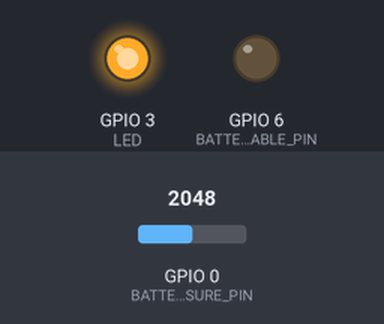
Bench run of a sketch on a simulated ESP32-C3. Shown: output pins drawn as LEDs (lit = HIGH). The inputs (shaded band) are chosen by the test bench; at power-on: GPIO 0 (BATTERY_MEASURE_PIN) = 2048. What the sketch prints to the serial monitor is not drawn.

Above: at 1.0 s.
At 3.0 s:
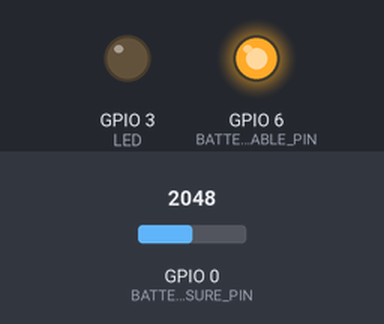
Timing chart, 0 to 5.2 s (numbered marks = the images above):
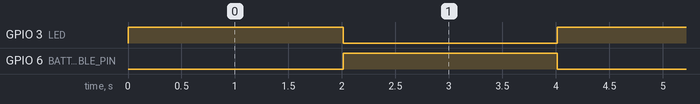

The sketch:

measure-battery-level.ino
```cpp
#define LED 3
#define BATTERY_ENABLE_PIN 6
#define BATTERY_MEASURE_PIN 0

const int adcMax = 4095;  // 12-bit ADC resolution

// https://forum.arduino.cc/t/esp32-c3-adc-issue-reading-4095-at-2-8v/1127687/7
const float Vref = 2.86;  // Reference voltage for ADC (2.8V for ESP32-C3)

void setup() {
  Serial.begin(115200);
  Serial.println();

  pinMode(LED, OUTPUT);
  pinMode(BATTERY_ENABLE_PIN, OUTPUT);
  digitalWrite(BATTERY_ENABLE_PIN, HIGH);
}

void loop() {
  digitalWrite(LED, HIGH);

  digitalWrite(BATTERY_ENABLE_PIN, LOW);
  delayMicroseconds(10);
  int sum = 0;

  for (int i = 0; i < 100; i++) {
    sum = sum + analogRead(BATTERY_MEASURE_PIN);
  }
  float adcValue = sum / 100.0;
  Serial.print("Raw ADC Value: ");
  Serial.println(adcValue);

  float voltageAtPin = (adcValue / adcMax) * Vref;
  Serial.print("Voltage at Pin: ");
  Serial.print(voltageAtPin);
  Serial.println("V");

  // 2 is the voltage divider ratio
  // (R1 + R2) / R2)
  float batteryVoltage = voltageAtPin * 2;
  Serial.print("Battery Voltage: ");
  Serial.print(batteryVoltage);
  Serial.println("V");

  // 3.0: Minimum voltage of the battery
  // 4.2: Maximum voltage of the battery
  // 100: Maximum battery level in percentage
  float batteryLevel = (batteryVoltage - 3.0) / (4.2 - 3.0) * 100;
  Serial.print("Battery Level: ");
  Serial.print(batteryLevel);
  Serial.println("%");

  delay(2000);

  digitalWrite(BATTERY_ENABLE_PIN, HIGH);
  digitalWrite(LED, LOW);

  Serial.println();
  delay(2000);
}
```

Measured:
- by itself, GPIO 3 (LED), GPIO 6 (BATTERY_ENABLE_PIN): alternates HIGH for 2.0 s and LOW for 2.0 s
